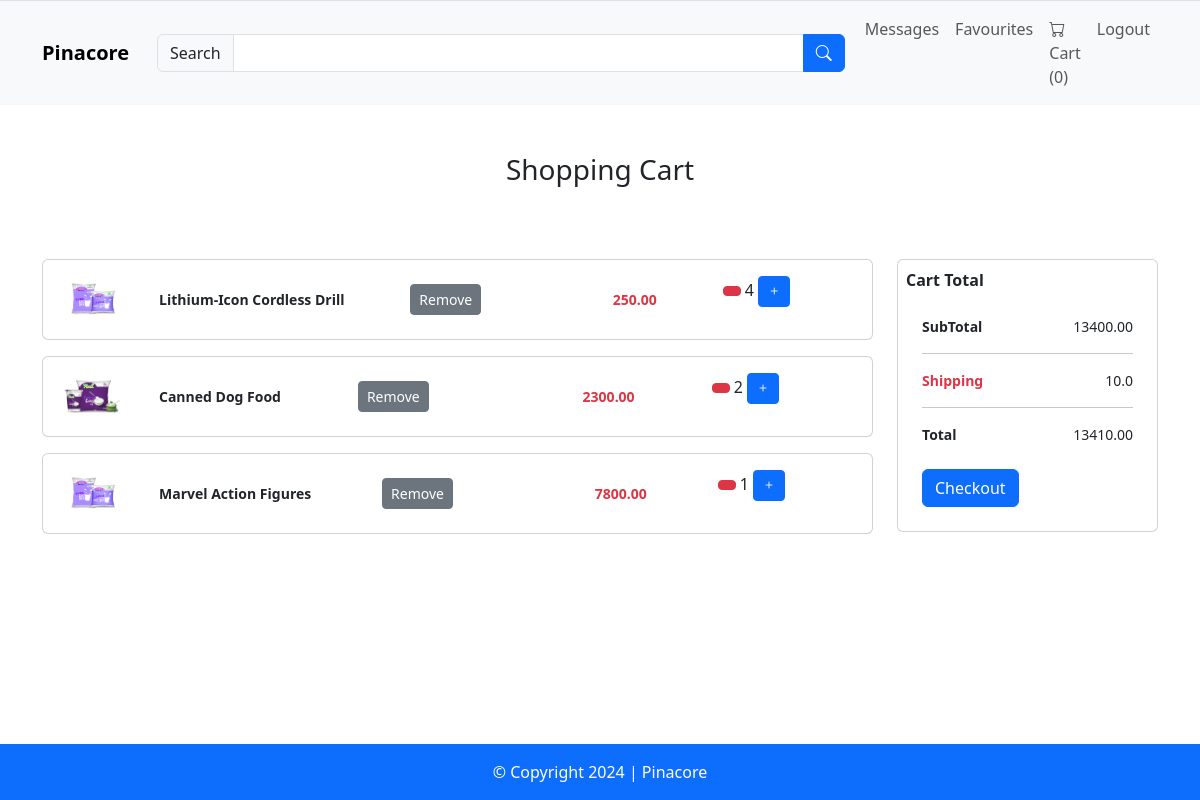
/cart/ (signed in), run on an earlier commit of the app's database.
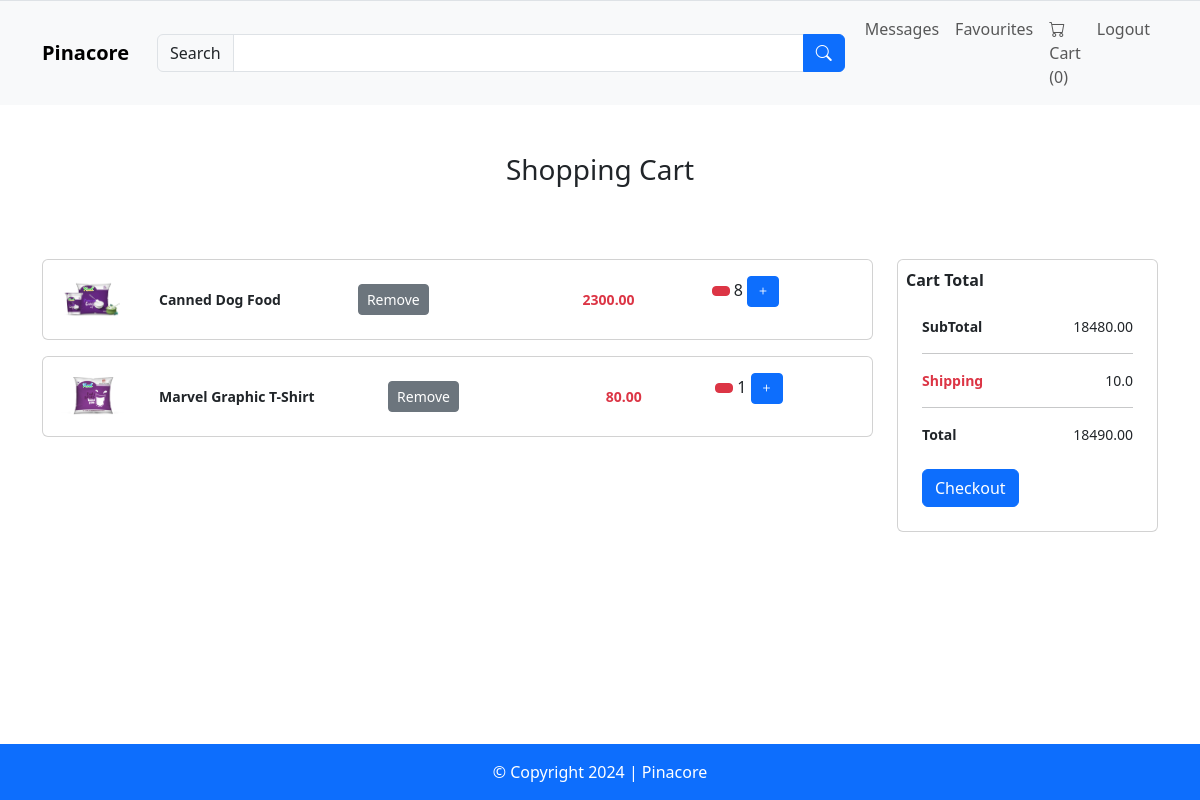
And on a later commit of the database.
### app/models.py (models this page shows, shortened)
class Cart(models.Model):
    user = models.ForeignKey(User, on_delete=models.CASCADE)
    product = models.ForeignKey(Product, on_delete=models.CASCADE)
    quantity = models.PositiveIntegerField(default=1)

class Product(models.Model):
    main_category = models.CharField(max_length=50, choices=MAIN_CATEGORY_CHOICES, null=True)
    sub_category = models.CharField(max_length=50, choices=SUB_CATEGROY_CHOICES, null=True)
    sub_type_category = models.CharField(max_length=50, choices=SUB_TYPE_CHOICES, null=True)
    name = models.CharField(max_length=50)
    description = models.TextField()
    price = models.DecimalField(max_digits=10, decimal_places=2)
    discounted_price = models.DecimalField(max_digits=10, decimal_places=2, null=True, blank=True)
    image = models.ImageField(upload_to='images/', null=True, blank=True)
    stock_quantity = models.PositiveIntegerField(default=0)
    brand = models.CharField(max_length=255, null=True, blank=True)
    size = models.CharField(max_length=50, choices=SIZES)
    color = models.CharField(max_length=50, null=True, blank=True)
    created_at = models.DateTimeField(auto_now_add=True)
    updated_at = models.DateTimeField(auto_now=True)

### app/views.py (the view)
# urls.py: path('cart/', views.cart_view, name='cart'),
def cart_view(request):
    user = request.user
    cart = Cart.objects.filter(user=user)
    shipping_amount = 10.00
    amount = 0
    totalamount = 0
    for p in cart:
        value = p.quantity * p.product.discounted_price
        amount = amount + value
    totalamount = amount + 10
    return render(request, 'app/addtocart.html', locals())

### app/templates/app/addtocart.html (shortened to what this page needs)
{% extends 'base.html' %}
{% load static %}
{% block content %}
<div class="container">
    <div class="row">
        <div class="mb-5 mt-5">
            <h3 class="text-center">Shopping Cart</h3>
        </div>
        <div class="col-md-9">
            {% for item in cart %}
            <div class="card mt-3">
                <div class="d-flex">
                    <img class="card-img-top card-img col-md-3 p-3 m-auto" src="{{ item.product.image.url }}"
                        alt="Card image cap">
                    <div class="card-body d-flex justify-content-between align-items-center">
                        <small class="card-text fw-bold">{{ item.product.brand }}</small>
                        <a href="#" onclick="refreshPage()" class="remove remove-cart btn btn-sm btn-secondary"
                            pid="{{ item.product.id }}">Remove</a><br>
                        <small class="card-text bold-text text-danger">{{ item.product.discounted_price }}</small>
                        <p class="">
                            <a href="#" onclick="refreshPage()" class="minus-cart btn btn-danger btn-sm"
                                pid="{{ item.product.id }}"></a>
                            <span class="quantity" id="{{ item.product.id }}">{{ item.quantity }}</span>
                            <a href="#" onclick="refreshPage()" class="plus-cart btn btn-primary btn-sm"
                                pid="{{ item.product.id }}"><i class="bi bi-plus"></i></a>
                        </p>
                    </div>
                </div>
            </div>
            {% endfor %}
        </div>
        <div class="col-md-3">
            <div class="card mt-3 p-2">
                <p class="card-title fw-bold">Cart Total</p>
                <div class="card-body">
                    <div class="d-flex justify-content-between">
                        <small class="card-text fw-bold">SubTotal</small>
                        <small id="amount">{{ amount }}</small>
                    </div>
                    <hr>
                    <div class="d-flex justify-content-between">
                        <small class="card-text text-danger bold-text">Shipping</small>
                        <small>{{ shipping_amount }}</small>
                    </div>
                    <hr>
                    <div class="d-flex justify-content-between">
                        <small class="card-text fw-bold">Total</small>
                        <small id="totalamount">{{ totalamount }}</small>
                    </div>
                    <br>
                    <div>
                        <a href="#" class="btn btn-primary">Checkout</a>
                    </div>
                </div>
            </div>
        </div>
    </div>
</div>
{% endblock content %}

What changed in the data, as far as the page shows it:
removed Cart: product.image (picture), product.brand "Lithium-Icon Cordless Drill", product.discounted_price "250.00", quantity "4"
removed Cart: product.image (picture), product.brand "Marvel Action Figures", product.discounted_price "7800.00", quantity "1"
changed Cart "Canned Dog Food": quantity "2" → "8"
added Cart: product.image (picture), product.brand "Marvel Graphic T-Shirt", product.discounted_price "80.00", quantity "1"
Also different on the page:
{{ amount }}: "13400.00" → "18480.00"
{{ totalamount }}: "13410.00" → "18490.00"
